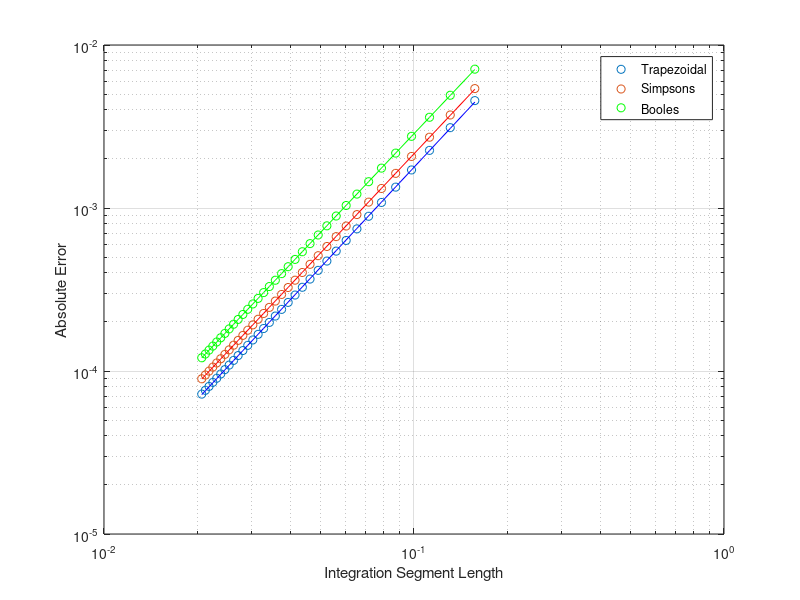

Write the MATLAB code that produced this figure.
function [b_trap,b_simp,b_booles] = TEAM34PS08Q1()

% Numerically integrates sin(x) from [0,pi]
% Computes for composite trapezoidal rule, Simpson's 1/3 rule, and Boole's
% rule
% Divides into N subintervals from 20 to 152 in increments of 4



% Call with @sin

i = 0;  % Iteration counter for setting up plotting
trap = zeros(34,3);  % Column 1 is spacing, 2 is value, 3 is error
simp = trap;
booles = trap;
sub_ints = zeros(34,1);

for N = 20 : 4 : 152    % Evaluate integral at each N value
    i = i + 1;
    sub_ints(i,1) = N;    % Number of subintervals
    steps_t = linspace(0,pi,N);
    steps_s = linspace(0,pi,2*N);
    steps_b = linspace(0,pi,4*N);
    trap(i,2) = trapz(steps_t,sin(steps_t));
    simp(i,2) = Simpson(@sin,steps_s);
    booles(i,2) = Boole(@sin,steps_b);
end

trap(:,1) = pi ./ sub_ints(:,1);
simp(:,1) = pi ./ (sub_ints(:,1));   % Spacing
booles(:,1) = pi ./ (sub_ints(:,1));

trap(:,3) = abs(2-trap(:,2));
simp(:,3) = abs(2-simp(:,2));         % Error
booles(:,3) = abs(2-booles(:,2));


% To get least squares fits, take log of both sides

traplog = zeros(34,2);
traplog(:,1) = log(trap(:,1));
traplog(:,2) = log(trap(:,3));

simplog = zeros(34,2);
simplog(:,1) = log(simp(:,1));
simplog(:,2) = log(simp(:,3));

booleslog = zeros(34,2);
booleslog(:,1) = log(booles(:,1));
booleslog(:,2) = log(booles(:,3));

% Now perform least squares on transformed variables

trapfit = polyfit(traplog(:,1),traplog(:,2),1);
simpfit = polyfit(simplog(:,1),simplog(:,2),1);
boolesfit = polyfit(booleslog(:,1),booleslog(:,2),1);


% Evaluate least squares polynomials

b_trap = trapfit(1);
trapvals = exp(trapfit(2)).*trap(:,1).^b_trap;

b_simp = simpfit(1);
simpvals = exp(simpfit(2)).*simp(:,1).^b_simp;

b_booles = boolesfit(1);
boolesvals = exp(boolesfit(2)).*booles(:,1).^b_booles;






close all
figure
loglog(trap(:,1),trap(:,3),'o')
hold on
box on
grid on

loglog(simp(:,1),simp(:,3),'o')
loglog(booles(:,1),booles(:,3),'og')

%plot least squares too
plot(trap(:,1),trapvals,'b')
plot(simp(:,1),simpvals,'r')
plot(booles(:,1),boolesvals,'g')

legend('Trapezoidal','Simpsons','Booles')
xlabel('Integration Segment Length')
ylabel('Absolute Error')
hold off




function I = Simpson(f,steps)
    % Numerically integrates using Simpson's rule
    % Inputs function f and a vector of sub-intervals steps
    
    % initialize
    sum_even = 0;
    sum_odd = 0;
    N = length(steps)-1;  % Difference in indices
    
    for k = 3 : 2 : N-1
       sum_even = sum_even + f(steps(k));        
    end
    
    for k = 2 : 2 : N
        sum_odd = sum_odd + f(steps(k));
    end
    
    I = (steps(N+1) - steps(1))*(f(steps(1)) + 4*sum_odd + 2*sum_even + ...
        f(steps(N+1)))/(3*N);

end



function I = Boole(f,steps)
    % Numerically integrates using Boole's rule
    % Inputs function f and a vector of sub-intervals steps

    
    I = 0;               % initialize
    
    for k = 1 : 4 : length(steps)-4
        I = I + (steps(k+4) - steps(k)) * (7*f(steps(k)) + ...
            32*f(steps(k+1)) + 12*f(steps(k+2)) + ...
            32*f(steps(k+3)) + 7*f(steps(k+4)))/90;
    end
    
    
    
end


end